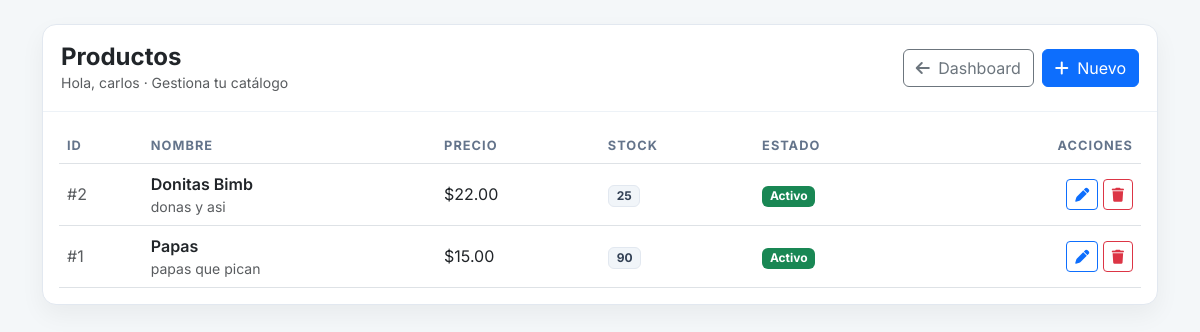
Page /productos (signed in) on the committed database.
### tables this page shows
CREATE TABLE productos (
                    id INTEGER PRIMARY KEY AUTOINCREMENT,
                    nombre TEXT NOT NULL,
                    descripcion TEXT,
                    precio REAL NOT NULL,
                    stock INTEGER NOT NULL DEFAULT 0,
                    activo INTEGER NOT NULL DEFAULT 1,
                    created_at DATETIME DEFAULT CURRENT_TIMESTAMP,
                    updated_at DATETIME
                );

### app.py (the view)
@app.route('/productos')
def productos_list():
    if not require_login():
        return redirect(url_for('login'))
    q = request.args.get('q', '').strip()
    estado = request.args.get('estado', '').strip()
    min_price = request.args.get('min_price', '').strip()
    max_price = request.args.get('max_price', '').strip()
    query = """
        SELECT id, nombre, descripcion, precio, stock, activo, created_at, updated_at
        FROM productos
        WHERE 1=1
    """
    params = []
    if q:
        query += " AND nombre LIKE ?"
        params.append(f"%{q}%")
    if estado in ('0', '1'):
        query += " AND activo = ?"
        params.append(int(estado))
    if min_price:
        try:
            query += " AND precio >= ?"
            params.append(float(min_price))
        except:
            pass
    if max_price:
        try:
            query += " AND precio <= ?"
            params.append(float(max_price))
        except:
            pass
    query += " ORDER BY id DESC"
    try:
        conn = get_connection()
        cur = conn.cursor()
        cur.execute(query, params)
        productos = cur.fetchall()
        conn.close()
        return render_template('productos.html', productos=productos, nombre=session.get('user_name', ''))
    except Exception:
        flash('Error cargando productos', 'danger')
        return redirect(url_for('dashboard'))

### app.py (called while the page is built)
def get_connection():
    try:
        conn = sqlite3.connect(DB_NAME)
        conn.row_factory = sqlite3.Row  # opcional: acceder por nombre de columna
        return conn
    except Exception as e:
        print(f"Error conectando a SQLite: {e}")
        return None

def require_login():
    if 'user_id' not in session:
        flash('Inicia sesión primero', 'warning')
        return False
    return True

### templates/productos.html (shortened to what this page needs)
<!DOCTYPE html>
<html lang="es">
<head>
  <link href="https://cdn.jsdelivr.net/npm/bootstrap@5.3.0/dist/css/bootstrap.min.css" rel="stylesheet">
  <link rel="stylesheet" href="https://cdnjs.cloudflare.com/ajax/libs/font-awesome/6.4.0/css/all.min.css">
</head>
<body class="p-3 p-md-4">
  <div class="container">
    <div class="cardx">
      <div class="topbar">
        <div>
          <h4 class="mb-0 fw-bold">Productos</h4>
          <div class="text-muted small">Hola, {{ nombre }} · Gestiona tu catálogo</div>
        </div>
        <div class="d-flex gap-2">
          <a class="btn btn-outline-secondary" href="{{ url_for('dashboard') }}">
            <i class="fas fa-arrow-left me-1"></i> Dashboard
          </a>
          <a class="btn btn-primary" href="{{ url_for('productos_nuevo') }}">
            <i class="fas fa-plus me-1"></i> Nuevo
          </a>
        </div>
      </div>
      <div class="p-3">
        <div class="table-responsive">
          <table class="table align-middle mb-0">
            <thead>
              <tr>
                <th>ID</th>
                <th>Nombre</th>
                <th>Precio</th>
                <th>Stock</th>
                <th>Estado</th>
                <th class="text-end">Acciones</th>
              </tr>
            </thead>
            <tbody>
              {% for p in productos %}
              <tr>
                <td class="text-muted">#{{ p[0] }}</td>
                <td>
                  <div class="fw-semibold">{{ p[1] }}</div>
                  <div class="text-muted small">{{ p[2] }}</div>
                </td>
                <td>${{ '%.2f'|format(p[3]) }}</td>
                <td><span class="badge badge-soft">{{ p[4] }}</span></td>
                <td>
                  {% if p[5] == 1 %}
                    <span class="badge text-bg-success">Activo</span>
                  {% else %}
                    <span class="badge text-bg-secondary">Inactivo</span>
                  {% endif %}
                </td>
                <td class="text-end">
                  <a class="btn btn-sm btn-outline-primary" href="{{ url_for('productos_editar', producto_id=p[0]) }}">
                    <i class="fas fa-pen"></i>
                  </a>
                  <form method="POST" action="{{ url_for('productos_eliminar', producto_id=p[0]) }}" class="d-inline"
                        onsubmit="return confirm('¿Eliminar este producto?');">
                    <button class="btn btn-sm btn-outline-danger" type="submit">
                      <i class="fas fa-trash"></i>
                    </button>
                  </form>
                </td>
              </tr>
              {% else %}
              <tr>
                <td colspan="6" class="text-center text-muted py-4">No hay productos registrados.</td>
              </tr>
              {% endfor %}
            </tbody>
          </table>
        </div>
      </div>
    </div>
  </div>
</body>
</html>

### templates/productos.html (style rules this page uses)
body { font-family: 'Inter', sans-serif; background:#f4f7f9; }
.cardx { background:#fff; border:1px solid #e2e8f0; border-radius:14px; box-shadow: 0 10px 25px rgba(0,0,0,0.05); }
.topbar { padding:18px; border-bottom:1px solid #edf2f7; display:flex; justify-content:space-between; align-items:center; }
.table thead th { font-size:0.8rem; text-transform:uppercase; letter-spacing:.08em; color:#64748b; }
.badge-soft { background:#f1f5f9; border:1px solid #e2e8f0; color:#334155; }

### rows in the picture
productos: id "2", nombre "Donitas Bimb", descripcion "donas y asi", precio "22.00", stock "25", activo "Activo"
productos: id "1", nombre "Papas", descripcion "papas que pican", precio "15.00", stock "90", activo "Activo"

### other values in the picture
{{ nombre }} "carlos"
